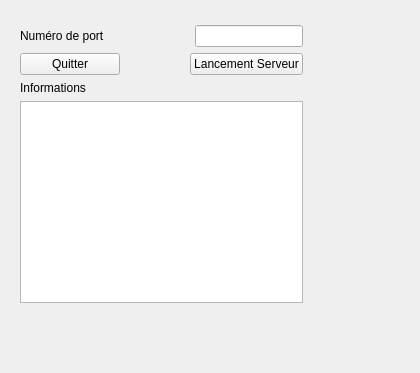
<?xml version="1.0" encoding="UTF-8"?>
<ui version="4.0">
 <class>AuditServeurWidget</class>
 <widget class="QWidget" name="AuditServeurWidget">
  <property name="geometry">
   <rect>
    <x>0</x>
    <y>0</y>
    <width>420</width>
    <height>373</height>
   </rect>
  </property>
  <property name="windowTitle">
   <string>AuditServeurWidget</string>
  </property>
  <widget class="QWidget" name="">
   <property name="geometry">
    <rect>
     <x>20</x>
     <y>25</y>
     <width>283</width>
     <height>278</height>
    </rect>
   </property>
   <layout class="QVBoxLayout" name="verticalLayout_2">
    <item>
     <layout class="QHBoxLayout" name="horizontalLayout">
      <item>
       <widget class="QLabel" name="label">
        <property name="text">
         <string>Numéro de port</string>
        </property>
       </widget>
      </item>
      <item>
       <spacer name="horizontalSpacer">
        <property name="orientation">
         <enum>Qt::Orientation::Horizontal</enum>
        </property>
        <property name="sizeHint" stdset="0">
         <size>
          <width>40</width>
          <height>20</height>
         </size>
        </property>
       </spacer>
      </item>
      <item>
       <widget class="QLineEdit" name="lineEditPort"/>
      </item>
     </layout>
    </item>
    <item>
     <layout class="QHBoxLayout" name="horizontalLayout_2">
      <item>
       <widget class="QPushButton" name="pushButtonQuitter">
        <property name="minimumSize">
         <size>
          <width>100</width>
          <height>0</height>
         </size>
        </property>
        <property name="text">
         <string>Quitter</string>
        </property>
       </widget>
      </item>
      <item>
       <spacer name="horizontalSpacer_2">
        <property name="orientation">
         <enum>Qt::Orientation::Horizontal</enum>
        </property>
        <property name="sizeHint" stdset="0">
         <size>
          <width>40</width>
          <height>20</height>
         </size>
        </property>
       </spacer>
      </item>
      <item>
       <widget class="QPushButton" name="pushButtonLancerServeur">
        <property name="minimumSize">
         <size>
          <width>100</width>
          <height>0</height>
         </size>
        </property>
        <property name="text">
         <string>Lancement Serveur</string>
        </property>
       </widget>
      </item>
     </layout>
    </item>
    <item>
     <layout class="QVBoxLayout" name="verticalLayout">
      <item>
       <widget class="QLabel" name="label_2">
        <property name="text">
         <string>Informations</string>
        </property>
       </widget>
      </item>
      <item>
       <widget class="QTextEdit" name="textEditInformations"/>
      </item>
     </layout>
    </item>
   </layout>
  </widget>
 </widget>
 <resources/>
 <connections>
  <connection>
   <sender>pushButtonQuitter</sender>
   <signal>clicked()</signal>
   <receiver>AuditServeurWidget</receiver>
   <slot>close()</slot>
   <hints>
    <hint type="sourcelabel">
     <x>73</x>
     <y>63</y>
    </hint>
    <hint type="destinationlabel">
     <x>380</x>
     <y>104</y>
    </hint>
   </hints>
  </connection>
 </connections>
</ui>
